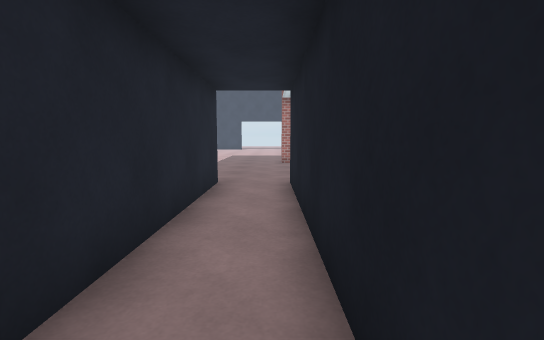
[1] (above)

16 first-person views from a walk through a Unity game level. The camera is 1.2 m above the floor, tilts 6° down and sees 85° across. The floor is counted in squares, 1 m on a side. Each view is taken from the middle of a square. On the plan, view 1 faces up. The plan holds only what a view shows up to about 13 squares ahead; the rest is blank. The place goes on beyond the plan. The player is left out. Door leaves are left out, so doorways stand open. Some surface patterns are stand-ins.

[2]
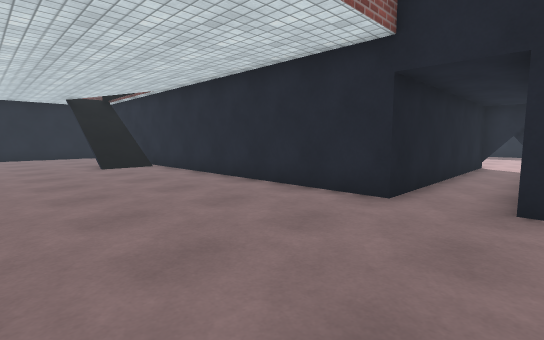

[3]
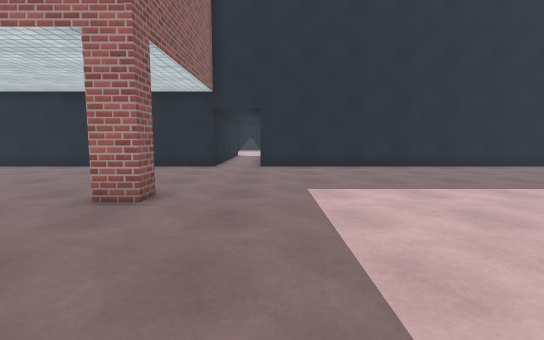

[4]
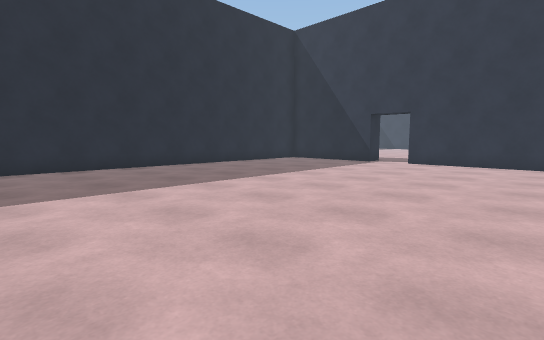

[5]
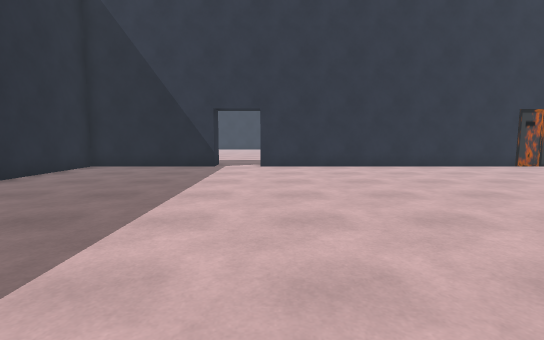

[6]
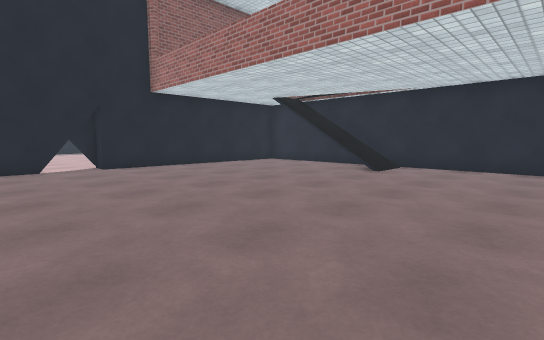

[7]
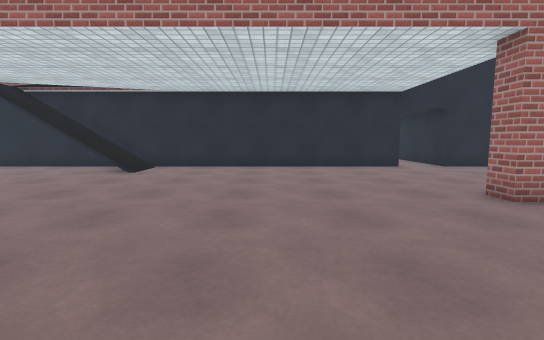

[8]
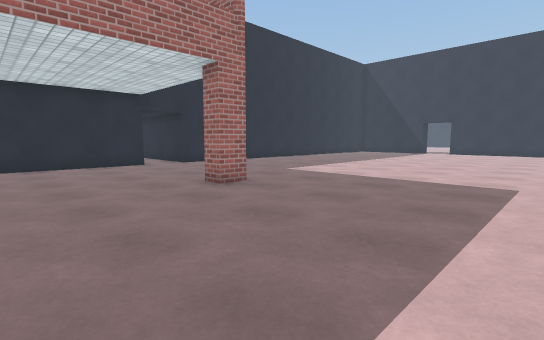

[9]
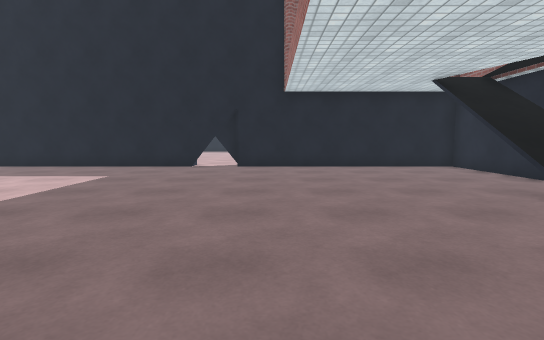

[10]
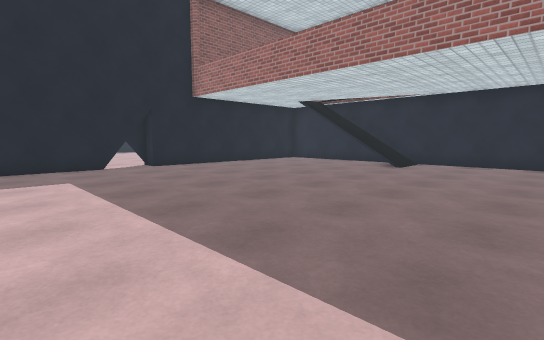

[11]
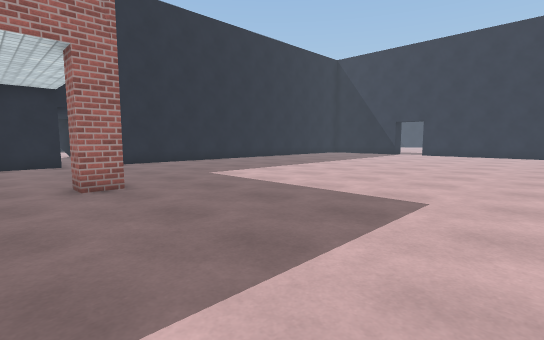

[12]
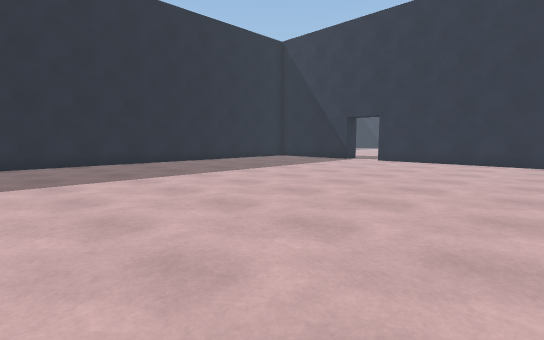

[13]
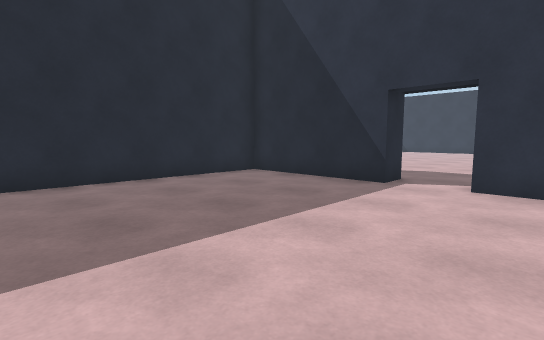

[14]
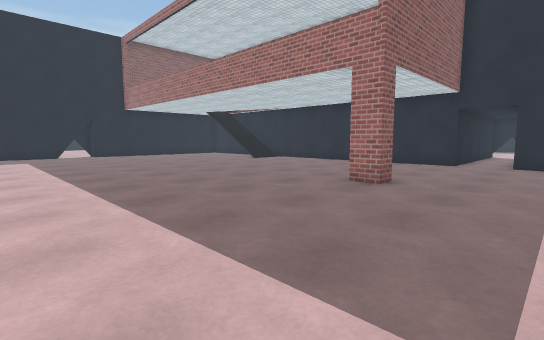

[15]
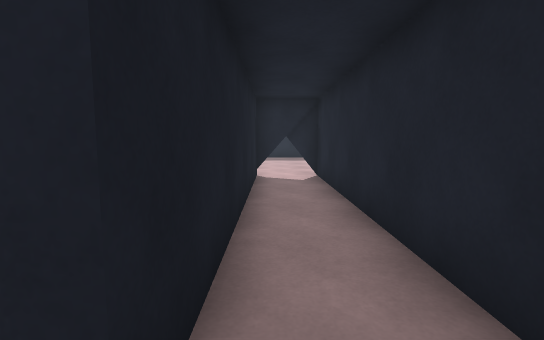

[16]
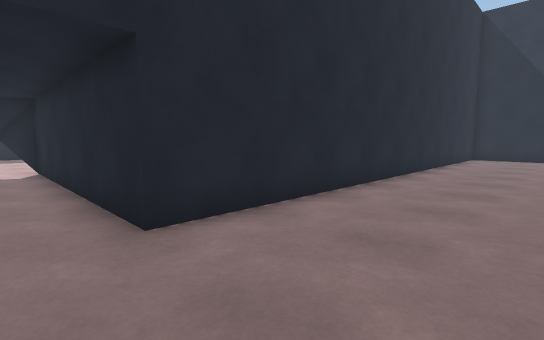

### Floor plan
Points are (right, up) in squares from view 1. A wall is a line through its corners. A room is listed if a view was taken in it or the views show most of it. See-through windows are left out.
Room 1 (view 1)
walls: (-1.5, 8.2) (-1.5, -0.7) (-0.4, -0.7); (-0.9, -0.5) (0.5, -0.5) (0.5, 8.2)
ways out: open door at (-0.5, 8) to room 2; open door at (-0.5, -1)
Room 2 (views 2, 3, 4, 5, 6, 7, 8, 9, 10, 11, 12, 13, 14, 15, 16)
walls: (0.5, 14.6) (0.5, 15.5) (1.4, 15.5) (1.4, 14.6); (0.5, 8.2) (18.8, 8.2) (18.8, 17.5); (13.4, 10.5) (14, 10.5); (-19.9, 13.5) (-19.9, 8.2) (-1.5, 8.2); (18.8, 18.1) (18.8, 23.5); (-19.9, 23.5) (-19.9, 15.5); (19.5, 17.5) (19.5, 18.5)
ways out: open door at (-0.5, 8) to room 1; open door at (-20, 14.5); open door at (19, 18.5)

Positions as (right, up) in squares from view 1, and headings:
1: (0, 0), facing up
2: (-2, 14), facing down-right
3: (-2, 21), facing down
4: (-5, 21), facing down-left
5: (-7, 16), facing left
6: (6, 21), facing down-right
7: (6, 21), facing down
8: (6, 22), facing down-left
9: (6, 16), facing right
10: (6, 23), facing down-right
11: (3, 23), facing down-left
12: (-4, 23), facing down-left
13: (-12, 17), facing down-left
14: (-3, 23), facing down-right
15: (0, 9), facing down
16: (0, 12), facing down-left
